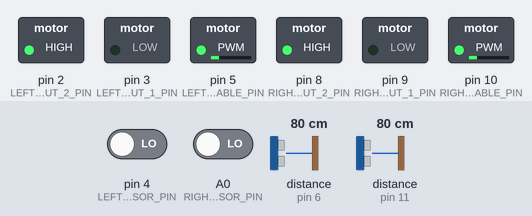
Bench run of a sketch on a simulated Arduino Uno, built with avr-gcc and run on an emulated ATmega328P. Parts: switched loads named in the sketch (green lamp = pin HIGH). Wiring (inferred from the names in the program): 2 × ultrasonic range finder: trigger pin 7, echo pin 6 / trigger pin 12, echo pin 11. Dashed ring = blinking. The inputs (shaded band) are chosen by the test bench; at power-on: distance to the obstacle (sensors on pin 6, pin 11) 80 cm, pin 4 (LEFT_IR_SENSOR_PIN) LOW, A0 (RIGHT_IR_SENSOR_PIN) LOW. The echo pulse lasts 58.3 µs per cm; pins used as bus, display or sensor lines are not drawn.

Above: at 1.2 s.
1.3 s: distance to the obstacle (sensor on pin 6) set to 26 cm
2.8 s: distance to the obstacle (sensor on pin 6) set to 21 cm
At 3.22 s:
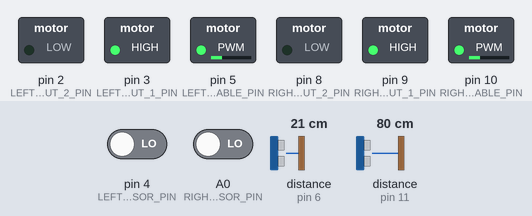
At 4.0 s:
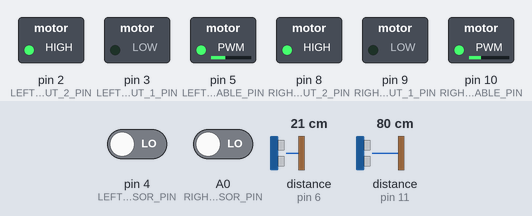
5.8 s: pin 4 (LEFT_IR_SENSOR_PIN) driven HIGH
8.8 s: A0 (RIGHT_IR_SENSOR_PIN) driven HIGH
11.7 s: distance to the obstacle (sensor on pin 6) set to 35 cm
At 12.5 s:
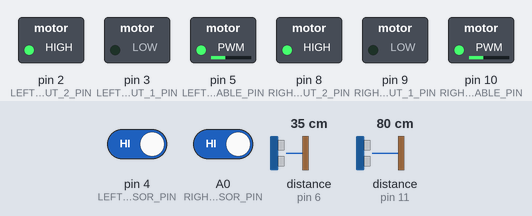
13.2 s: distance to the obstacle (sensor on pin 11) set to 2 cm
At 14.8 s:
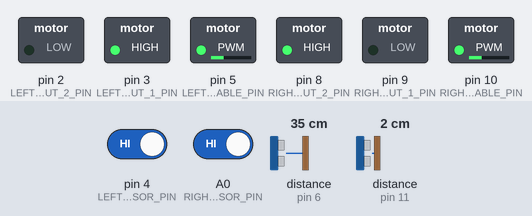
Timing chart, 0 to 16.5 s (numbered marks = the images above; inputs shaded):
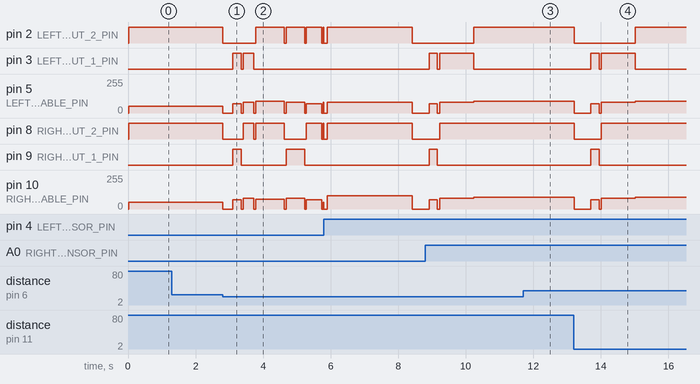

The sketch:

reverse_180.ino
```cpp
const bool ENABLE_LINE_FOLLOWING = true;
const bool ENABLE_OBSTACLE_HANDLING = true;

const int LEFT_MOTOR_ENABLE_PIN = 5;
const int LEFT_MOTOR_INPUT_1_PIN = 3;
const int LEFT_MOTOR_INPUT_2_PIN = 2;

const int RIGHT_MOTOR_ENABLE_PIN = 10;
const int RIGHT_MOTOR_INPUT_1_PIN = 9;
const int RIGHT_MOTOR_INPUT_2_PIN = 8;

// IR sensors: HIGH = black line, LOW = white surface.
const int LEFT_IR_SENSOR_PIN = 4;
const int RIGHT_IR_SENSOR_PIN = A0;

const int LEFT_ULTRASONIC_TRIGGER_PIN = 12;
const int LEFT_ULTRASONIC_ECHO_PIN = 11;
const int RIGHT_ULTRASONIC_TRIGGER_PIN = 7;
const int RIGHT_ULTRASONIC_ECHO_PIN = 6;

const bool USE_LEFT_ULTRASONIC_SENSOR = true;
const bool USE_RIGHT_ULTRASONIC_SENSOR = true;
const unsigned long ULTRASONIC_TIMEOUT_US = 7000;

const float LINE_FOLLOWING_BASE_SPEED = 90;
const int PID_MAX_CORRECTION = 10;

const int LINE_SEARCH_INNER_SPEED = 22;
const int LINE_SEARCH_OUTER_SPEED = 82;
const int LINE_SEARCH_NO_HISTORY_SPEED = 50;

float kp = 10.0;
float ki = 0.0;
float kd = 10.0;

float previousError = 0;
float integralError = 0;

const int OBSTACLE_DETECTION_DISTANCE_CM = 21;
const int OBSTACLE_CONFIRMATION_SAMPLE_COUNT = 3;
const int OBSTACLE_CONFIRMATION_REQUIRED_COUNT = 2;
const int OBSTACLE_CONFIRMATION_DELAY_MS = 20;

const unsigned long OBSTACLE_COOLDOWN_MS = 3000;
const unsigned long POST_RECOVERY_OBSTACLE_IGNORE_MS = 2500;

unsigned long lastObstacleDetectionTime = 0;
unsigned long obstacleIgnoreUntil = 0;

int obstacleEncounterCount = 0;
bool initialObstacleAvoided = false;
bool travelingInOppositeDirection = false;

const int OBSTACLE_BYPASS_FORWARD_SPEED = 75;
const int OBSTACLE_BYPASS_TURN_SPEED = 80;
const int REVERSE_SPEED = 70;
const int REVERSE_DURATION_MS = 250;

const int LEFT_TURN_DURATION_ALIGNED_MS = 350;
const int LEFT_TURN_DURATION_RIGHT_CLOSER_MS = 320;
const int LEFT_TURN_DURATION_LEFT_CLOSER_MS = 380;
const int ULTRASONIC_ALIGNMENT_TOLERANCE_CM = 4;

const int OBSTACLE_SIDE_FORWARD_DURATION_MS = 850;
const int OBSTACLE_RIGHT_TURN_DURATION_MS = 550;

const int POST_TURN_FORWARD_SPEED = 70;
const int POST_TURN_FORWARD_DURATION_MS = 450;

const int SOFT_RIGHT_LEFT_MOTOR_SPEED = 80;
const int SOFT_RIGHT_RIGHT_MOTOR_SPEED = 50;
const int SOFT_RIGHT_DURATION_MS = 350;

const int DEBUG_STEP_DELAY_MS = 0;

const unsigned long LINE_RECOVERY_TIMEOUT_MS = 3000;
const int LINE_RECOVERY_FORWARD_SPEED = 55;
const int LINE_RECOVERY_CHECK_DELAY_MS = 5;
const bool REQUIRE_BOTH_IR_SENSORS_FOR_RECOVERY = false;

const unsigned long FORCED_RIGHT_SEARCH_TIMEOUT_MS = 2500;
const int FORCED_RIGHT_LEFT_MOTOR_SPEED = 80;
const int FORCED_RIGHT_RIGHT_MOTOR_SPEED = 35;

const bool TURNAROUND_TO_LEFT = true;
const int TURNAROUND_SPEED = 80;
const int PRE_TURNAROUND_STOP_DURATION_MS = 250;
const unsigned long TURNAROUND_MINIMUM_DURATION_MS = 1000;
const unsigned long TURNAROUND_TIMEOUT_MS = 3200;
const int TURNAROUND_LINE_CONFIRMATION_COUNT = 2;
const unsigned long LINE_FOLLOWING_STABILIZATION_MS = 1000;

enum MotionState {
  STOPPED,
  MOVING_FORWARD,
  SEARCHING_LEFT,
  SEARCHING_RIGHT
};

MotionState currentMotionState = STOPPED;

enum LastKnownLinePosition {
  LINE_POSITION_UNKNOWN,
  LINE_POSITION_LEFT,
  LINE_POSITION_RIGHT
};

LastKnownLinePosition lastKnownLinePosition = LINE_POSITION_UNKNOWN;

void setup() {
  pinMode(LEFT_MOTOR_ENABLE_PIN, OUTPUT);
  pinMode(LEFT_MOTOR_INPUT_1_PIN, OUTPUT);
  pinMode(LEFT_MOTOR_INPUT_2_PIN, OUTPUT);

  pinMode(RIGHT_MOTOR_ENABLE_PIN, OUTPUT);
  pinMode(RIGHT_MOTOR_INPUT_1_PIN, OUTPUT);
  pinMode(RIGHT_MOTOR_INPUT_2_PIN, OUTPUT);

  pinMode(LEFT_IR_SENSOR_PIN, INPUT);
  pinMode(RIGHT_IR_SENSOR_PIN, INPUT);

  pinMode(LEFT_ULTRASONIC_TRIGGER_PIN, OUTPUT);
  pinMode(LEFT_ULTRASONIC_ECHO_PIN, INPUT);

  pinMode(RIGHT_ULTRASONIC_TRIGGER_PIN, OUTPUT);
  pinMode(RIGHT_ULTRASONIC_ECHO_PIN, INPUT);

  stopMotors();
}

void loop() {
  if (ENABLE_OBSTACLE_HANDLING && millis() >= obstacleIgnoreUntil) {
    long detectedDistanceCm = readFrontDistanceCm();

    if (detectedDistanceCm > 0 && detectedDistanceCm <= OBSTACLE_DETECTION_DISTANCE_CM) {

      stopMotors();
      delay(50);

      if (confirmObstacleWhileStopped()) {
        unsigned long currentTime = millis();

        if (obstacleEncounterCount == 0 ||
            currentTime - lastObstacleDetectionTime > OBSTACLE_COOLDOWN_MS) {
          lastObstacleDetectionTime = currentTime;

          if (!initialObstacleAvoided) {
            obstacleEncounterCount = 1;

            bool lineRecovered = executeInitialObstacleBypass();

            if (lineRecovered) {
              initialObstacleAvoided = true;
            }
          } else {
            obstacleEncounterCount++;

            stopMotors();
            delay(PRE_TURNAROUND_STOP_DURATION_MS);

            bool lineRecovered = performTurnaroundAndRecoverLine();

            if (lineRecovered) {
              travelingInOppositeDirection = !travelingInOppositeDirection;
            }
          }

          return;
        }
      }
    }
  }

  if (ENABLE_LINE_FOLLOWING) {
    runLineFollower();
  } else {
    stopMotors();
  }
}

bool confirmObstacleWhileStopped() {
  int closeReadingCount = 0;

  for (int sampleIndex = 1;
       sampleIndex <= OBSTACLE_CONFIRMATION_SAMPLE_COUNT;
       sampleIndex++) {
    long measuredDistanceCm = readFrontDistanceCm();

    if (measuredDistanceCm > 0 &&
        measuredDistanceCm <= OBSTACLE_DETECTION_DISTANCE_CM) {
      closeReadingCount++;
    }

    delay(OBSTACLE_CONFIRMATION_DELAY_MS);
  }

  return closeReadingCount >= OBSTACLE_CONFIRMATION_REQUIRED_COUNT;
}

long readFrontDistanceCm() {
  long leftDistanceCm = -1;
  long rightDistanceCm = -1;

  if (USE_LEFT_ULTRASONIC_SENSOR) {
    leftDistanceCm = readUltrasonicDistanceCm(
      LEFT_ULTRASONIC_TRIGGER_PIN,
      LEFT_ULTRASONIC_ECHO_PIN
    );
  }

  delay(5);

  if (USE_RIGHT_ULTRASONIC_SENSOR) {
    rightDistanceCm = readUltrasonicDistanceCm(
      RIGHT_ULTRASONIC_TRIGGER_PIN,
      RIGHT_ULTRASONIC_ECHO_PIN
    );
  }

  if (leftDistanceCm <= 0 && rightDistanceCm <= 0) {
    return -1;
  }

  if (leftDistanceCm <= 0) {
    return rightDistanceCm;
  }

  if (rightDistanceCm <= 0) {
    return leftDistanceCm;
  }

  return min(leftDistanceCm, rightDistanceCm);
}

long readUltrasonicDistanceCm(int triggerPin, int echoPin) {
  digitalWrite(triggerPin, LOW);
  delayMicroseconds(2);

  digitalWrite(triggerPin, HIGH);
  delayMicroseconds(10);

  digitalWrite(triggerPin, LOW);

  long pulseDurationUs = pulseIn(echoPin, HIGH, ULTRASONIC_TIMEOUT_US);

  if (pulseDurationUs == 0) {
    return -1;
  }

  return pulseDurationUs * 0.0343 / 2;
}

int selectInitialLeftTurnDurationMs() {
  long leftDistanceCm = readUltrasonicDistanceCm(
    LEFT_ULTRASONIC_TRIGGER_PIN,
    LEFT_ULTRASONIC_ECHO_PIN
  );

  delay(5);

  long rightDistanceCm = readUltrasonicDistanceCm(
    RIGHT_ULTRASONIC_TRIGGER_PIN,
    RIGHT_ULTRASONIC_ECHO_PIN
  );

  if (leftDistanceCm <= 0 || rightDistanceCm <= 0) {
    return LEFT_TURN_DURATION_ALIGNED_MS;
  }

  if (rightDistanceCm + ULTRASONIC_ALIGNMENT_TOLERANCE_CM <= leftDistanceCm) {
    return LEFT_TURN_DURATION_RIGHT_CLOSER_MS;
  }

  if (leftDistanceCm + ULTRASONIC_ALIGNMENT_TOLERANCE_CM <= rightDistanceCm) {
    return LEFT_TURN_DURATION_LEFT_CLOSER_MS;
  }

  return LEFT_TURN_DURATION_ALIGNED_MS;
}

bool executeInitialObstacleBypass() {
  resetPidController();
  stopMotors();
  delay(150);

  moveBackwardForBypass(REVERSE_SPEED, REVERSE_DURATION_MS);
  applyDebugStepDelay();

  int leftTurnDurationMs = selectInitialLeftTurnDurationMs();

  pivotLeftForBypass(OBSTACLE_BYPASS_TURN_SPEED, leftTurnDurationMs);
  applyDebugStepDelay();

  moveForwardForBypass(
    OBSTACLE_BYPASS_FORWARD_SPEED,
    OBSTACLE_SIDE_FORWARD_DURATION_MS
  );
  applyDebugStepDelay();

  pivotRightForBypass(
    OBSTACLE_BYPASS_TURN_SPEED,
    OBSTACLE_RIGHT_TURN_DURATION_MS
  );
  applyDebugStepDelay();

  bool lineRecovered = moveForwardUntilLineOrTimeout(
    POST_TURN_FORWARD_SPEED,
    POST_TURN_FORWARD_SPEED,
    POST_TURN_FORWARD_DURATION_MS
  );

  if (!lineRecovered) {
    applyDebugStepDelay();

    lineRecovered = moveForwardUntilLineOrTimeout(
      SOFT_RIGHT_LEFT_MOTOR_SPEED,
      SOFT_RIGHT_RIGHT_MOTOR_SPEED,
      SOFT_RIGHT_DURATION_MS
    );
  }

  if (!lineRecovered) {
    applyDebugStepDelay();

    lineRecovered = recoverLineStraightAhead();
  }

  if (!lineRecovered) {
    applyDebugStepDelay();

    lineRecovered = searchForLineToRight();
  }

  if (lineRecovered) {
    resetPidController();
    currentMotionState = MOVING_FORWARD;

    obstacleIgnoreUntil = millis() + POST_RECOVERY_OBSTACLE_IGNORE_MS;
    return true;
  }

  stopMotors();
  currentMotionState = STOPPED;
  return false;
}

void applyDebugStepDelay() {
  if (DEBUG_STEP_DELAY_MS > 0) {
    delay(DEBUG_STEP_DELAY_MS);
  }
}

bool isRecoveryLineDetected() {
  int leftSensorValue = digitalRead(LEFT_IR_SENSOR_PIN);
  int rightSensorValue = digitalRead(RIGHT_IR_SENSOR_PIN);

  return isRecoveryLineConditionMet(leftSensorValue, rightSensorValue);
}

bool recoverLineStraightAhead() {
  unsigned long recoveryStartTime = millis();

  setMotorSpeeds(LINE_RECOVERY_FORWARD_SPEED, LINE_RECOVERY_FORWARD_SPEED);

  while (millis() - recoveryStartTime < LINE_RECOVERY_TIMEOUT_MS) {
    int leftSensorValue = digitalRead(LEFT_IR_SENSOR_PIN);
    int rightSensorValue = digitalRead(RIGHT_IR_SENSOR_PIN);

    if (isRecoveryLineConditionMet(leftSensorValue, rightSensorValue)) {
      if (leftSensorValue == HIGH && rightSensorValue == LOW) {
        lastKnownLinePosition = LINE_POSITION_LEFT;
      } else if (rightSensorValue == HIGH && leftSensorValue == LOW) {
        lastKnownLinePosition = LINE_POSITION_RIGHT;
      }

      stopMotors();
      delay(100);
      return true;
    }

    setMotorSpeeds(
      LINE_RECOVERY_FORWARD_SPEED * 1.2,
      LINE_RECOVERY_FORWARD_SPEED
    );

    delay(LINE_RECOVERY_CHECK_DELAY_MS);
  }

  stopMotors();
  return false;
}

bool searchForLineToRight() {
  unsigned long searchStartTime = millis();

  setMotorSpeeds(
    FORCED_RIGHT_LEFT_MOTOR_SPEED,
    FORCED_RIGHT_RIGHT_MOTOR_SPEED
  );

  while (millis() - searchStartTime < FORCED_RIGHT_SEARCH_TIMEOUT_MS) {
    int leftSensorValue = digitalRead(LEFT_IR_SENSOR_PIN);
    int rightSensorValue = digitalRead(RIGHT_IR_SENSOR_PIN);

    if (isRecoveryLineConditionMet(leftSensorValue, rightSensorValue)) {
      if (leftSensorValue == HIGH && rightSensorValue == LOW) {
        lastKnownLinePosition = LINE_POSITION_LEFT;
      } else if (rightSensorValue == HIGH && leftSensorValue == LOW) {
        lastKnownLinePosition = LINE_POSITION_RIGHT;
      }

      stopMotors();
      delay(100);
      return true;
    }

    setMotorSpeeds(
      FORCED_RIGHT_LEFT_MOTOR_SPEED,
      FORCED_RIGHT_RIGHT_MOTOR_SPEED
    );

    delay(LINE_RECOVERY_CHECK_DELAY_MS);
  }

  stopMotors();
  return false;
}

bool isRecoveryLineConditionMet(int leftSensorValue, int rightSensorValue) {
  if (REQUIRE_BOTH_IR_SENSORS_FOR_RECOVERY) {
    return leftSensorValue == HIGH && rightSensorValue == HIGH;
  }

  return leftSensorValue == HIGH || rightSensorValue == HIGH;
}

bool performTurnaroundAndRecoverLine() {
  resetPidController();

  stopMotors();
  delay(100);

  moveBackwardTimed(REVERSE_SPEED, REVERSE_DURATION_MS);

  unsigned long turnaroundStartTime = millis();
  bool lineRecovered = false;

  while (millis() - turnaroundStartTime < TURNAROUND_TIMEOUT_MS) {
    if (TURNAROUND_TO_LEFT) {
      setMotorSpeeds(-TURNAROUND_SPEED, TURNAROUND_SPEED);
    } else {
      setMotorSpeeds(TURNAROUND_SPEED, -TURNAROUND_SPEED);
    }

    // Ignore the departure line until the minimum turnaround time has elapsed.
    if (millis() - turnaroundStartTime >= TURNAROUND_MINIMUM_DURATION_MS) {
      if (confirmLineDetection(TURNAROUND_LINE_CONFIRMATION_COUNT)) {
        lineRecovered = true;
        break;
      }
    }

    delay(5);
  }

  stopMotors();

  if (lineRecovered) {
    updateLastKnownLinePosition();

    obstacleIgnoreUntil = millis() + POST_RECOVERY_OBSTACLE_IGNORE_MS;

    resetPidController();
    currentMotionState = MOVING_FORWARD;

    stabilizeLineFollower();

    resetPidController();
    currentMotionState = MOVING_FORWARD;

    return true;
  }

  currentMotionState = STOPPED;
  return false;
}

bool confirmLineDetection(int requiredConfirmationCount) {
  int confirmedReadingCount = 0;

  for (int sampleIndex = 0;
       sampleIndex < requiredConfirmationCount;
       sampleIndex++) {
    int leftSensorValue = digitalRead(LEFT_IR_SENSOR_PIN);
    int rightSensorValue = digitalRead(RIGHT_IR_SENSOR_PIN);

    if (leftSensorValue == HIGH || rightSensorValue == HIGH) {
      confirmedReadingCount++;
    }

    delay(5);
  }

  return confirmedReadingCount >= requiredConfirmationCount;
}

void updateLastKnownLinePosition() {
  int leftSensorValue = digitalRead(LEFT_IR_SENSOR_PIN);
  int rightSensorValue = digitalRead(RIGHT_IR_SENSOR_PIN);

  if (leftSensorValue == HIGH && rightSensorValue == LOW) {
    lastKnownLinePosition = LINE_POSITION_LEFT;
  } else if (rightSensorValue == HIGH && leftSensorValue == LOW) {
    lastKnownLinePosition = LINE_POSITION_RIGHT;
  } else {
    lastKnownLinePosition = LINE_POSITION_UNKNOWN;
  }
}

void runLineFollower() {
  int leftSensorValue = digitalRead(LEFT_IR_SENSOR_PIN);
  int rightSensorValue = digitalRead(RIGHT_IR_SENSOR_PIN);

  if (leftSensorValue == HIGH && rightSensorValue == LOW) {
    lastKnownLinePosition = LINE_POSITION_LEFT;
  } else if (rightSensorValue == HIGH && leftSensorValue == LOW) {
    lastKnownLinePosition = LINE_POSITION_RIGHT;
  }

  if (leftSensorValue == LOW && rightSensorValue == LOW) {
    if (lastKnownLinePosition == LINE_POSITION_LEFT) {
      currentMotionState = SEARCHING_LEFT;
    } else if (lastKnownLinePosition == LINE_POSITION_RIGHT) {
      currentMotionState = SEARCHING_RIGHT;
    } else {
      currentMotionState = STOPPED;
    }
  } else {
    currentMotionState = MOVING_FORWARD;
  }

  executeMotionState(currentMotionState, leftSensorValue, rightSensorValue);
  delay(5);
}

void executeMotionState(
  MotionState motionState,
  int leftSensorValue,
  int rightSensorValue
) {
  switch (motionState) {
    case STOPPED:
      setMotorSpeeds(
        LINE_SEARCH_NO_HISTORY_SPEED,
        LINE_SEARCH_NO_HISTORY_SPEED
      );
      break;

    case MOVING_FORWARD: {
      int currentError = leftSensorValue - rightSensorValue;

      float derivativeError = currentError - previousError;
      integralError += currentError;

      float motorCorrection =
        kp * currentError +
        ki * integralError +
        kd * derivativeError;

      motorCorrection = constrain(
        motorCorrection,
        -PID_MAX_CORRECTION,
        PID_MAX_CORRECTION
      );

      previousError = currentError;

      int leftMotorSpeed = constrain(
        LINE_FOLLOWING_BASE_SPEED - motorCorrection,
        0,
        255
      );
      int rightMotorSpeed = constrain(
        LINE_FOLLOWING_BASE_SPEED + motorCorrection,
        0,
        255
      );

      setMotorSpeeds(leftMotorSpeed, rightMotorSpeed);
      break;
    }

    case SEARCHING_LEFT:
      setMotorSpeeds(LINE_SEARCH_INNER_SPEED, LINE_SEARCH_OUTER_SPEED);
      break;

    case SEARCHING_RIGHT:
      setMotorSpeeds(LINE_SEARCH_OUTER_SPEED, LINE_SEARCH_INNER_SPEED);
      break;
  }
}

void stabilizeLineFollower() {
  unsigned long stabilizationStartTime = millis();

  while (millis() - stabilizationStartTime < LINE_FOLLOWING_STABILIZATION_MS) {
    runLineFollower();
  }
}

void moveForwardForBypass(int speed, int durationMs) {
  setMotorSpeeds(speed * 1.2, speed);
  delay(durationMs);
  stopMotors();
  delay(50);
}

void moveForwardTimedAsymmetric(
  int leftMotorSpeed,
  int rightMotorSpeed,
  int durationMs
) {
  setMotorSpeeds(leftMotorSpeed, rightMotorSpeed);
  delay(durationMs);
  stopMotors();
  delay(50);
}

bool moveForwardUntilLineOrTimeout(
  int leftMotorSpeed,
  int rightMotorSpeed,
  int timeoutMs
) {
  unsigned long movementStartTime = millis();

  setMotorSpeeds(leftMotorSpeed, rightMotorSpeed);

  while (millis() - movementStartTime < timeoutMs) {
    if (isRecoveryLineDetected()) {
      stopMotors();
      delay(100);
      return true;
    }

    delay(LINE_RECOVERY_CHECK_DELAY_MS);
  }

  stopMotors();
  delay(50);
  return false;
}

void moveBackwardForBypass(int speed, int durationMs) {
  setMotorSpeeds(-speed, -speed);
  delay(durationMs);
  stopMotors();
  delay(50);
}

void pivotLeftForBypass(int speed, int durationMs) {
  setMotorSpeeds(-speed, speed);
  delay(durationMs);
  stopMotors();
  delay(50);
}

void pivotRightForBypass(int speed, int durationMs) {
  setMotorSpeeds(speed, -speed);
  delay(durationMs);
  stopMotors();
  delay(50);
}

void moveForwardTimed(int speed, int durationMs) {
  setMotorSpeeds(speed, speed);
  delay(durationMs);
  stopMotors();
  delay(60);
}

void moveBackwardTimed(int speed, int durationMs) {
  setMotorSpeeds(-speed, -speed);
  delay(durationMs);
  stopMotors();
  delay(60);
}

void pivotRightTimed(int speed, int durationMs) {
  setMotorSpeeds(speed, -speed);
  delay(durationMs);
  stopMotors();
  delay(60);
}

void pivotLeftTimed(int speed, int durationMs) {
  setMotorSpeeds(-speed, speed);
  delay(durationMs);
  stopMotors();
  delay(60);
}

void setMotorSpeeds(int leftMotorSpeed, int rightMotorSpeed) {
  if (leftMotorSpeed > 0) {
    digitalWrite(LEFT_MOTOR_INPUT_1_PIN, LOW);
    digitalWrite(LEFT_MOTOR_INPUT_2_PIN, HIGH);
  } else if (leftMotorSpeed < 0) {
    digitalWrite(LEFT_MOTOR_INPUT_1_PIN, HIGH);
    digitalWrite(LEFT_MOTOR_INPUT_2_PIN, LOW);
  } else {
    digitalWrite(LEFT_MOTOR_INPUT_1_PIN, LOW);
    digitalWrite(LEFT_MOTOR_INPUT_2_PIN, LOW);
  }

  if (rightMotorSpeed > 0) {
    digitalWrite(RIGHT_MOTOR_INPUT_1_PIN, LOW);
    digitalWrite(RIGHT_MOTOR_INPUT_2_PIN, HIGH);
  } else if (rightMotorSpeed < 0) {
    digitalWrite(RIGHT_MOTOR_INPUT_1_PIN, HIGH);
    digitalWrite(RIGHT_MOTOR_INPUT_2_PIN, LOW);
  } else {
    digitalWrite(RIGHT_MOTOR_INPUT_1_PIN, LOW);
    digitalWrite(RIGHT_MOTOR_INPUT_2_PIN, LOW);
  }

  analogWrite(LEFT_MOTOR_ENABLE_PIN, abs(leftMotorSpeed));
  analogWrite(RIGHT_MOTOR_ENABLE_PIN, abs(rightMotorSpeed));
}

void stopMotors() {
  analogWrite(LEFT_MOTOR_ENABLE_PIN, 0);
  analogWrite(RIGHT_MOTOR_ENABLE_PIN, 0);

  digitalWrite(LEFT_MOTOR_INPUT_1_PIN, LOW);
  digitalWrite(LEFT_MOTOR_INPUT_2_PIN, LOW);

  digitalWrite(RIGHT_MOTOR_INPUT_1_PIN, LOW);
  digitalWrite(RIGHT_MOTOR_INPUT_2_PIN, LOW);
}

void resetPidController() {
  previousError = 0;
  integralError = 0;
}
```

Measured:
- the behaviour switches between 23 and 22 cm on distance to the obstacle (sensor on pin 6) (found by bisection; images 0 and 1)
- after the input at 1.3 s, every drawn part: stays the same
- after the input at 2.8 s, pin 3 (LEFT_MOTOR_INPUT_1_PIN): alternates HIGH for 0.29 s and LOW for 0.06 s, 4 changes in all, then stays LOW, starting after 0.30 s; pin 9 (RIGHT_MOTOR_INPUT_1_PIN): LOW → HIGH after 0.30 s, → LOW 0.25 s later, → HIGH 1.3 s later, → LOW 0.55 s later
- after the input at 11.7 s, pin 2 (LEFT_MOTOR_INPUT_2_PIN), pin 8 (RIGHT_MOTOR_INPUT_2_PIN): stays HIGH (without the input it goes to LOW after 1.1 s); pin 5 (LEFT_MOTOR_ENABLE_PIN), pin 10 (RIGHT_MOTOR_ENABLE_PIN): stays 90/255 (without the input it goes to 0/255 after 1.1 s)
- after the input at 13.2 s, pin 2 (LEFT_MOTOR_INPUT_2_PIN): HIGH → LOW at once, → HIGH 1.8 s later; pin 3 (LEFT_MOTOR_INPUT_1_PIN): LOW → HIGH after 0.50 s, → LOW 0.25 s later, → HIGH 0.06 s later, → LOW 1.0 s later
